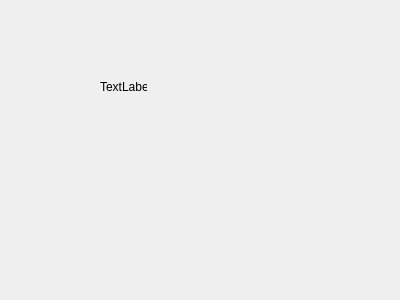
<?xml version="1.0" encoding="UTF-8"?>
<ui version="4.0">
 <class>user_profile_class</class>
 <widget class="QDialog" name="user_profile_class">
  <property name="geometry">
   <rect>
    <x>0</x>
    <y>0</y>
    <width>400</width>
    <height>300</height>
   </rect>
  </property>
  <property name="windowTitle">
   <string>Dialog</string>
  </property>
  <widget class="QLabel" name="label">
   <property name="geometry">
    <rect>
     <x>100</x>
     <y>80</y>
     <width>47</width>
     <height>13</height>
    </rect>
   </property>
   <property name="text">
    <string>TextLabel</string>
   </property>
  </widget>
 </widget>
 <resources/>
 <connections/>
</ui>
